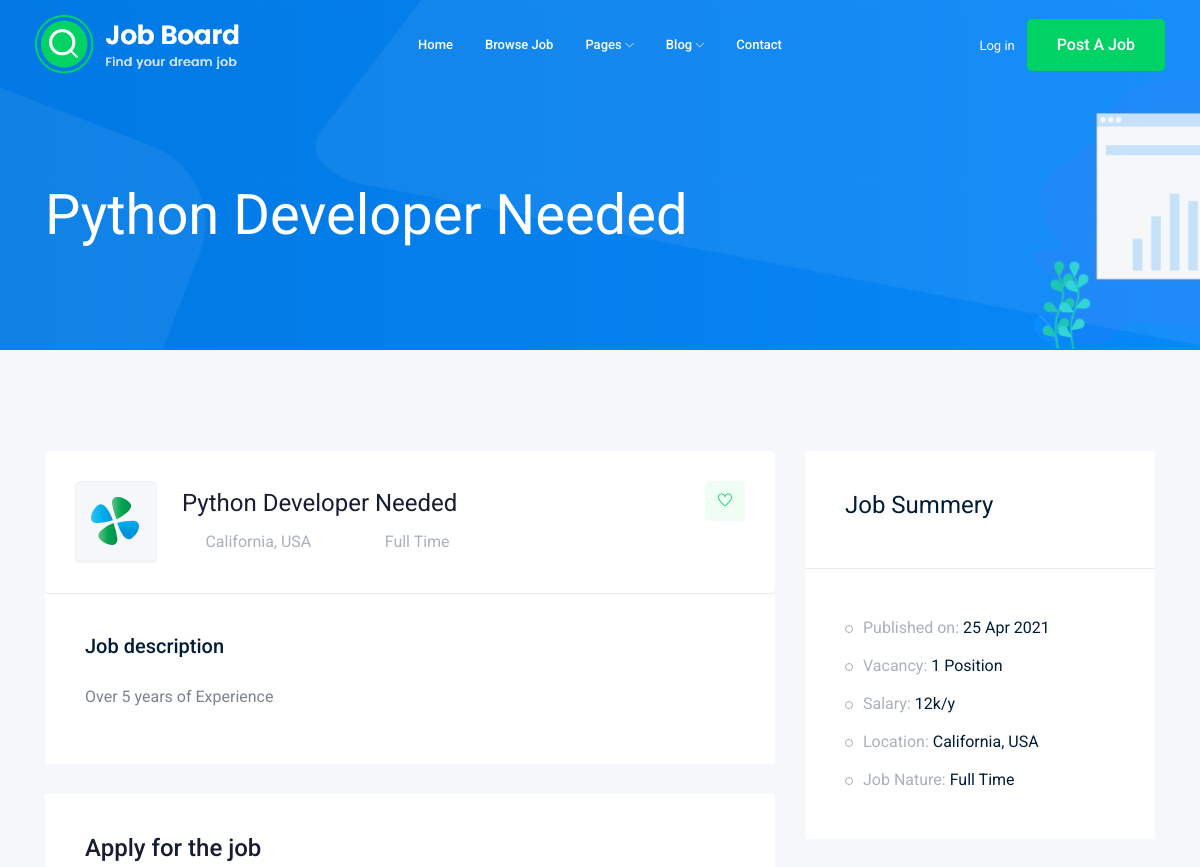
The page /jobs/1 (upper part) on the database as committed earlier.
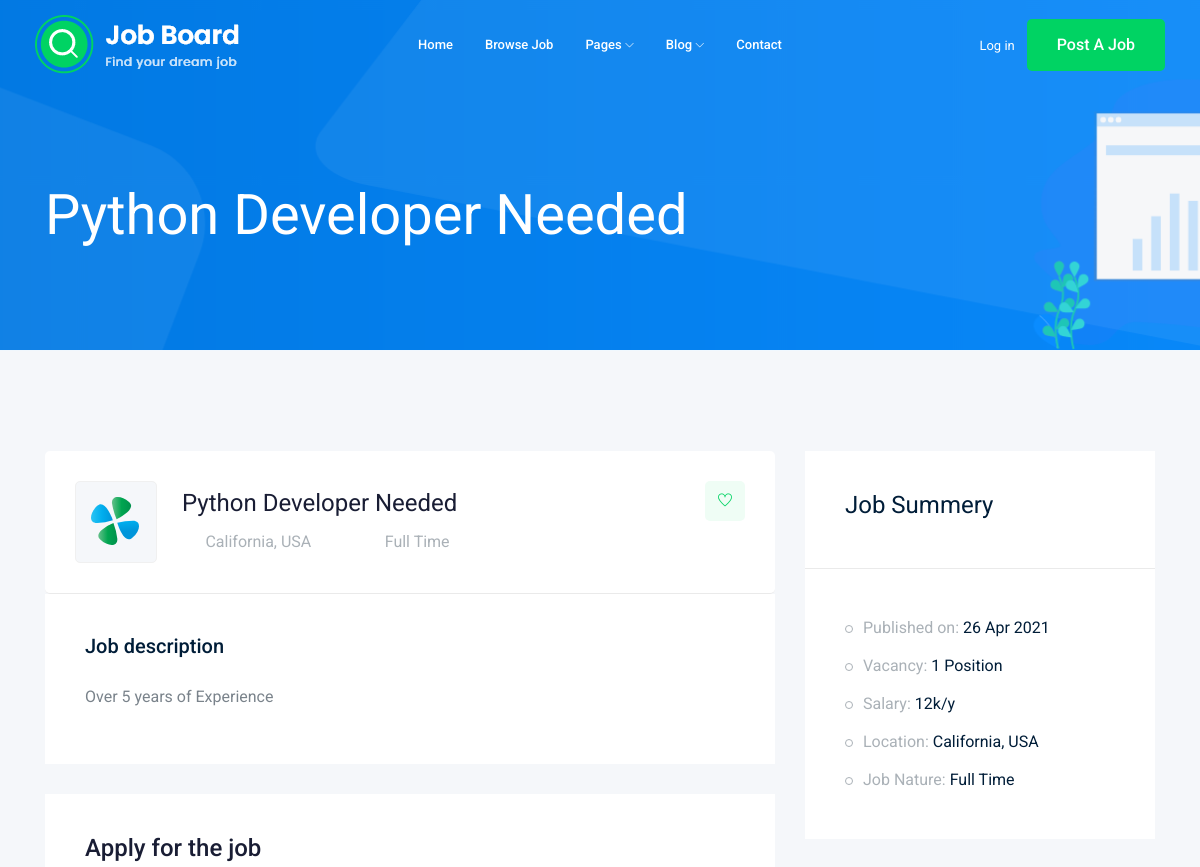
The same page on the database as committed later.
### job/models.py (models this page shows)
class Job(models.Model): # Create a table `Job`
    title = models.CharField(max_length=100) # Create table field `tile`
    job_type = models.CharField(max_length=20, choices=JOB_TYPE)
    description = models.TextField(max_length=1000)
    published_at = models.DateTimeField(auto_now=True)
    vacancy = models.IntegerField(default=1)
    salary = models.IntegerField(default=0)
    experience = models.IntegerField(default=1)
    category = models.ForeignKey('Category', on_delete=models.CASCADE)
    image = models.ImageField(upload_to=image_upload)
    def __str__(self):
        return self.title

### job/views.py (the view)
# urls.py: path('<int:id>', views.job_details, name='job_detail'),
def job_details(request, id):
    job_detail = Job.objects.get(id=id)
    context = {'job': job_detail}
    return render(request, "job/job_detail.html", context)

### job/templates/job/job_detail.html (shortened to what this page needs)
{% extends 'job/bases/base.html' %}
{% load static %}
{% block body %}
    <div class="bradcam_area bradcam_bg_1">
        <div class="container">
            <div class="row">
                <div class="col-xl-12">
                    <div class="bradcam_text">
                        <h3>{{ job }}</h3>
                    </div>
                </div>
            </div>
        </div>
    </div>
    <div class="job_details_area">
        <div class="container">
            <div class="row">
                <div class="col-lg-8">
                    <div class="job_details_header">
                        <div class="single_jobs white-bg d-flex justify-content-between">
                            <div class="jobs_left d-flex align-items-center">
                                <div class="thumb">
                                    <img src="{% static 'img/svg_icon/1.svg' %}" alt="">
                                </div>
                                <div class="jobs_conetent">
                                    <a href="#"><h4>{{ job }}</h4></a>
                                    <div class="links_locat d-flex align-items-center">
                                        <div class="location">
                                            <p> <i class="fa fa-map-marker"></i> California, USA</p>
                                        </div>
                                        <div class="location">
                                            <p> <i class="fa fa-clock-o"></i> {{ job.job_type }}</p>
                                        </div>
                                    </div>
                                </div>
                            </div>
                            <div class="jobs_right">
                                <div class="apply_now">
                                    <a class="heart_mark" href="#"> <i class="ti-heart"></i> </a>
                                </div>
                            </div>
                        </div>
                    </div>
                    <div class="descript_wrap white-bg">
                        <div class="single_wrap">
                            <h4>Job description</h4>
                            <p>{{ job.description }}</p>
                        </div>
                    </div>
                    <div class="apply_job_form white-bg">
                        <h4>Apply for the job</h4>
                    </div>
                </div>
                <div class="col-lg-4">
                    <div class="job_sumary">
                        <div class="summery_header">
                            <h3>Job Summery</h3>
                        </div>
                        <div class="job_content">
                            <ul>
                                <li>Published on: <span>{{ job.published_at|date:'d M Y' }}</span></li>
                                <li>Vacancy: <span>{{ job.vacancy }} Position</span></li>
                                <li>Salary: <span>{{ job.salary }}k/y</span></li>
                                <li>Location: <span>California, USA</span></li>
                                <li>Job Nature: <span> {{ job.job_type }}</span></li>
                            </ul>
                        </div>
                    </div>
                </div>
            </div>
        </div>
    </div>
{% endblock%}

Rows that differ between the two databases and show on the page:
changed Job "Python Developer Needed": published_at "25 Apr 2021" → "26 Apr 2021"
